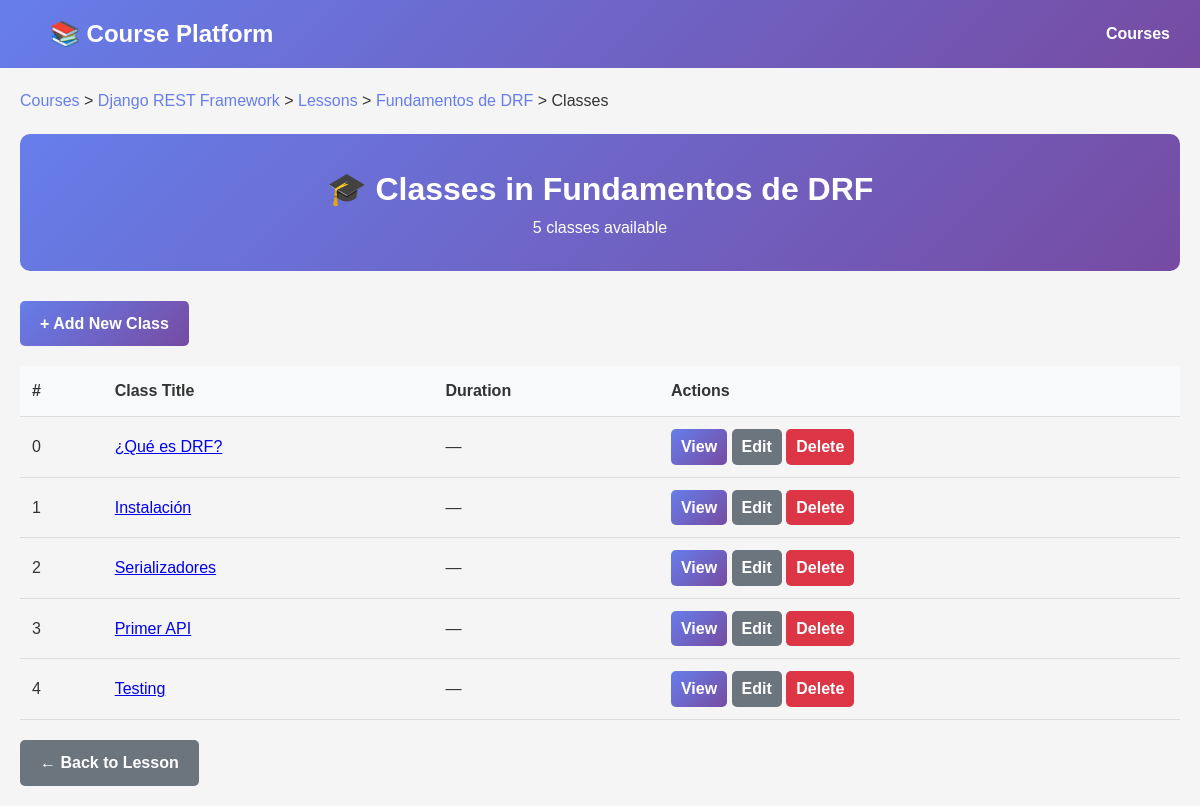
Screenshot of /api/lessons/21/classes/ with the database file from the repository.
### courses/models.py (models this page shows, shortened)
class Course(models.Model):
    title = models.CharField(max_length=200)
    description = models.TextField(blank=True)
    users = models.ManyToManyField('accounts.User', related_name="courses", blank=True)

### lessons/models.py (models this page shows, shortened)
class Lesson(models.Model):
    course = models.ForeignKey('courses.Course', on_delete=models.CASCADE, related_name="lessons")
    title = models.CharField(max_length=200)
    order = models.PositiveIntegerField(default=0)
    class Meta:
        ordering = ["order"]

### classes/models.py (models this page shows, shortened)
class Classroom(models.Model):
    lesson = models.ForeignKey('lessons.Lesson', on_delete=models.CASCADE, related_name="classes")
    title = models.CharField(max_length=200)
    order = models.PositiveIntegerField(default=0)
    duration = models.CharField(max_length=20, blank=True, null=True)
    class Meta:
        ordering = ["order"]

### classes/views.py (the view)
# urls.py: path("lessons/<int:lesson_id>/classes/", views.ClassroomListView.as_view(), name="classroom_list"),
class ClassroomListView(ListView):
    model = Classroom
    template_name = "classes/classroom_list.html"
    context_object_name = "classrooms"
    def get_queryset(self):
        self.lesson = get_object_or_404(Lesson, id=self.kwargs['lesson_id'])
        return Classroom.objects.filter(lesson=self.lesson)
    def get_context_data(self, **kwargs):
        context = super().get_context_data(**kwargs)
        context['lesson'] = self.lesson
        context['course'] = self.lesson.course
        return context
    def render_to_response(self, context, **response_kwargs):
        if self.request.headers.get('Accept') == 'application/json':
            return JsonResponse(ClassroomSerializer(context['classrooms'], many=True).data(), safe=False)
        return super().render_to_response(context, **response_kwargs)

### classes/templates/classes/classroom_list.html (shortened to what this page needs)
{% extends "classes/base.html" %}
{% block content %}
<div class="breadcrumb">
    <a href="{% url 'courses_list' %}">Courses</a> >
    <a href="{% url 'courses_detail' course.id %}">{{ course.title }}</a> >
    <a href="{% url 'lessons_list' course.id %}">Lessons</a> >
    <a href="{% url 'lessons_detail' lesson.id %}">{{ lesson.title }}</a> > Classes
</div>
<div class="header">
    <h1>🎓 Classes in {{ lesson.title }}</h1>
    <p>{{ classrooms.count }} classes available</p>
</div>
<div class="actions" style="margin-bottom: 20px;">
    <a href="{% url 'classroom_create' lesson.id %}" class="btn btn-primary">+ Add New Class</a>
</div>
{% if classrooms %}
<table>
    <thead>
        <tr>
            <th>#</th>
            <th>Class Title</th>
            <th>Duration</th>
            <th>Actions</th>
        </tr>
    </thead>
    <tbody>
        {% for classroom in classrooms %}
        <tr>
            <td>{{ classroom.order }}</td>
            <td>
                <a href="{% url 'classroom_detail' classroom.id %}">{{ classroom.title }}</a>
            </td>
            <td>{{ classroom.duration|default:"—" }}</td>
            <td>
                <a href="{% url 'classroom_detail' classroom.id %}" class="btn btn-primary" style="padding: 5px 10px;">View</a>
                <a href="{% url 'classroom_update' classroom.id %}" class="btn btn-secondary" style="padding: 5px 10px;">Edit</a>
                <a href="{% url 'classroom_delete' classroom.id %}" class="btn btn-danger" style="padding: 5px 10px;">Delete</a>
            </td>
        </tr>
        {% endfor %}
    </tbody>
</table>
{% else %}
<div class="card">
    <p>No classes yet. Add the first class to this lesson.</p>
</div>
{% endif %}
<div class="actions">
    <a href="{% url 'lessons_detail' lesson.id %}" class="btn btn-secondary">← Back to Lesson</a>
</div>
{% endblock %}

### classes/templates/classes/base.html (style rules this page uses)
* { margin: 0; padding: 0; box-sizing: border-box; }
body { font-family: Arial, sans-serif; line-height: 1.6; color: #333; background: #f5f5f5; }
.header { background: linear-gradient(135deg, #667eea 0%, #764ba2 100%); color: white; padding: 30px; border-radius: 10px; margin-bottom: 30px; text-align: center; }
.btn { display: inline-block; padding: 10px 20px; border-radius: 5px; text-decoration: none; font-weight: bold; cursor: pointer; border: none; }
.btn-primary { background: linear-gradient(135deg, #667eea 0%, #764ba2 100%); color: white; }
.btn-danger { background: #dc3545; color: white; }
.btn-secondary { background: #6c757d; color: white; }
.actions { margin-top: 20px; display: flex; gap: 10px; }
.breadcrumb { margin-bottom: 20px; }
.breadcrumb a { color: #667eea; text-decoration: none; }
table { width: 100%; border-collapse: collapse; }
th, td { padding: 12px; text-align: left; border-bottom: 1px solid #ddd; }
th { background: #f8f9fa; font-weight: bold; }

### rows the page displays
Course: title "Django REST Framework"
Lesson: title "Fundamentos de DRF"
Classroom: order "0", title "¿Qué es DRF?", duration "—"
Classroom: order "1", title "Instalación", duration "—"
Classroom: order "2", title "Serializadores", duration "—"
Classroom: order "3", title "Primer API", duration "—"
Classroom: order "4", title "Testing", duration "—"

### other values shown
{{ classrooms.count }} "5"
